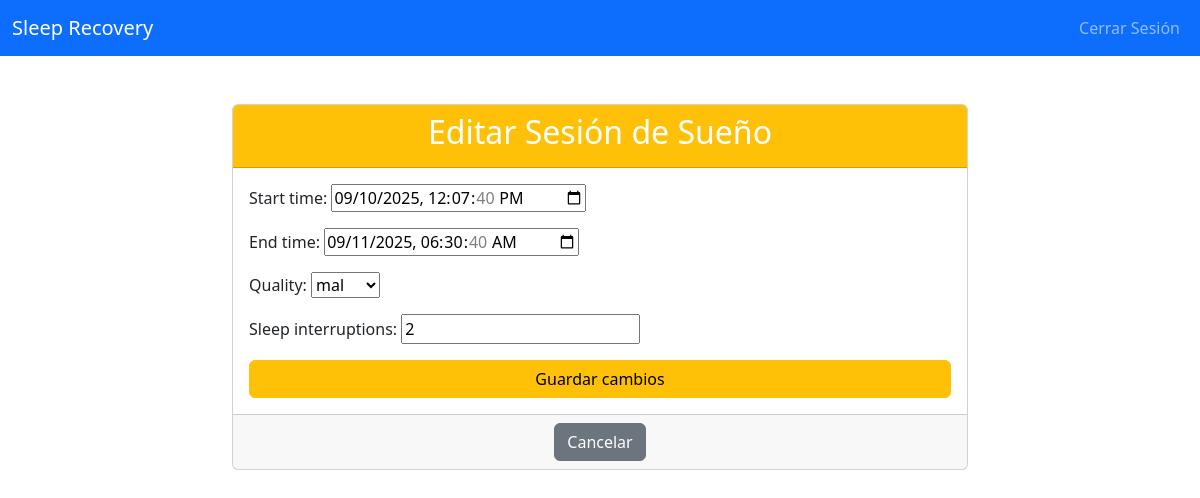
Screenshot of /edit-sleep-session/2/ (signed in) with the database file from the repository.
### users/models.py (models this page shows, shortened)
class SleepSession(models.Model):
    user = models.ForeignKey(User, on_delete=models.CASCADE)
    start_time = models.DateTimeField()
    end_time = models.DateTimeField()
    duration = models.IntegerField() # Duration in minutes
    quality = models.ForeignKey(SleepQualityOption, on_delete=models.SET_NULL, null=True)
    sleep_interruptions = models.IntegerField(default=0, null=True, blank=True)
    sleep_stage_data = models.JSONField(null=True, blank=True)
    recorded_at = models.DateTimeField(auto_now_add=True)

### users/views.py (the view)
# urls.py: path('edit-sleep-session/<int:session_id>/', views.edit_sleep_session, name='edit_sleep_session'),
@login_required
def edit_sleep_session(request, session_id):
    sleep_session = get_object_or_404(SleepSession, pk=session_id, user=request.user)
    if request.method == 'POST':
        form = SleepSessionEditForm(request.POST, instance=sleep_session) # Cambiado
        if form.is_valid():
            form.save()
            return redirect('dashboard')
    else:
        form = SleepSessionEditForm(instance=sleep_session) # Cambiado
    context = {'form': form}
    return render(request, 'users/edit_sleep_session.html', context)

### users/forms.py
class SleepSessionEditForm(forms.ModelForm):
    class Meta:
        model = SleepSession
        fields = ['start_time', 'end_time', 'quality', 'sleep_interruptions']
        widgets = {
            'start_time': forms.DateTimeInput(attrs={'type': 'datetime-local'}),
            'end_time': forms.DateTimeInput(attrs={'type': 'datetime-local'}),
        }

### users/models.py (called while the page is built)
    def __str__(self):
        return self.quality_label

### users/templates/users/edit_sleep_session.html (shortened to what this page needs)
{% extends 'users/base.html' %}
{% block content %}
<div class="container mt-5">
    <div class="row justify-content-center">
        <div class="col-md-8">
            <div class="card">
                <div class="card-header text-center bg-warning text-white">
                    <h2>Editar Sesión de Sueño</h2>
                </div>
                <div class="card-body">
                    <form method="post">
                        {{ form.as_p }}
                        <div class="d-grid gap-2">
                            <button type="submit" class="btn btn-warning">Guardar cambios</button>
                        </div>
                    </form>
                </div>
                <div class="card-footer text-center">
                    <a href="{% url 'dashboard' %}" class="btn btn-secondary">Cancelar</a>
                </div>
            </div>
        </div>
    </div>
</div>
{% endblock %}

### rows the page displays
SleepSession: start_time "09/10/2025 12:07:40", end_time "09/11/2025 06:30:40", quality "mal", sleep_interruptions "2"
